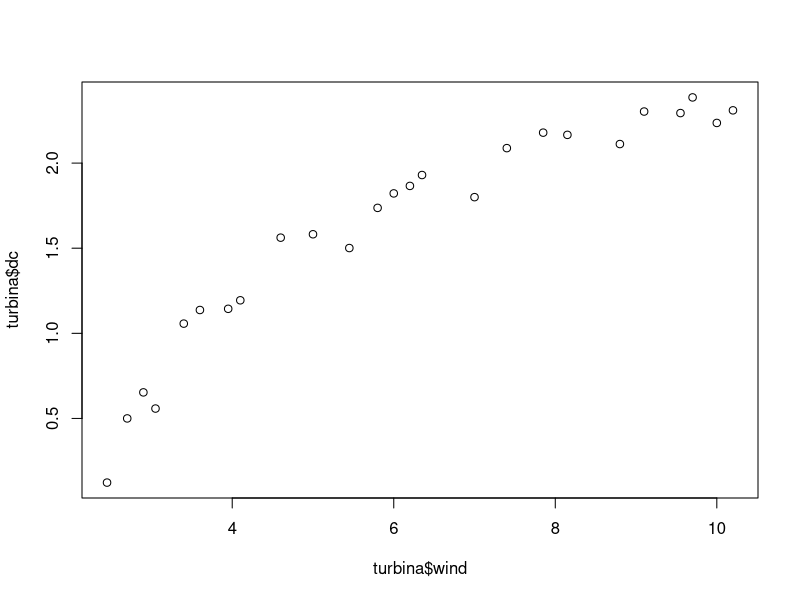
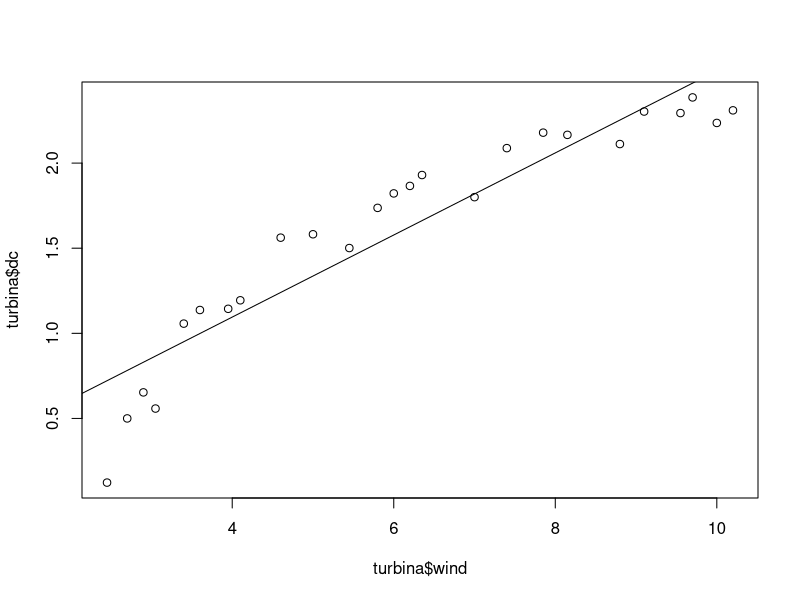
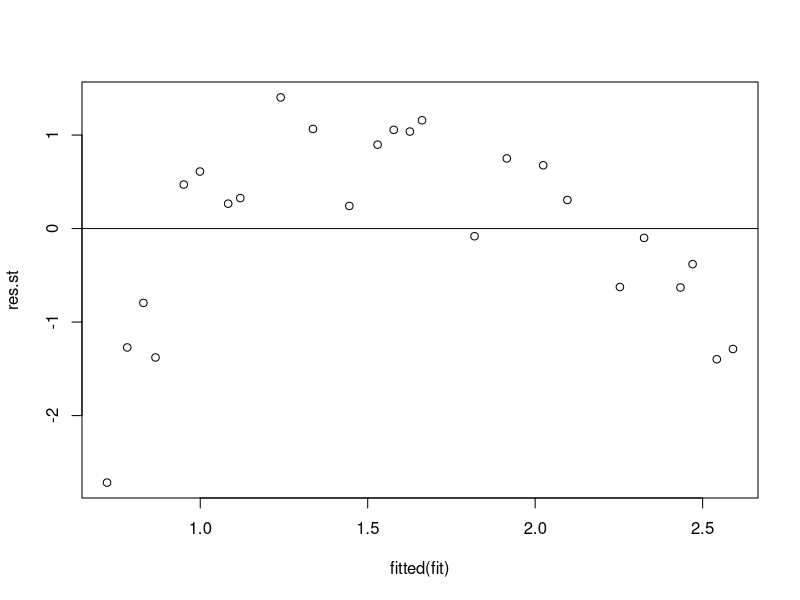
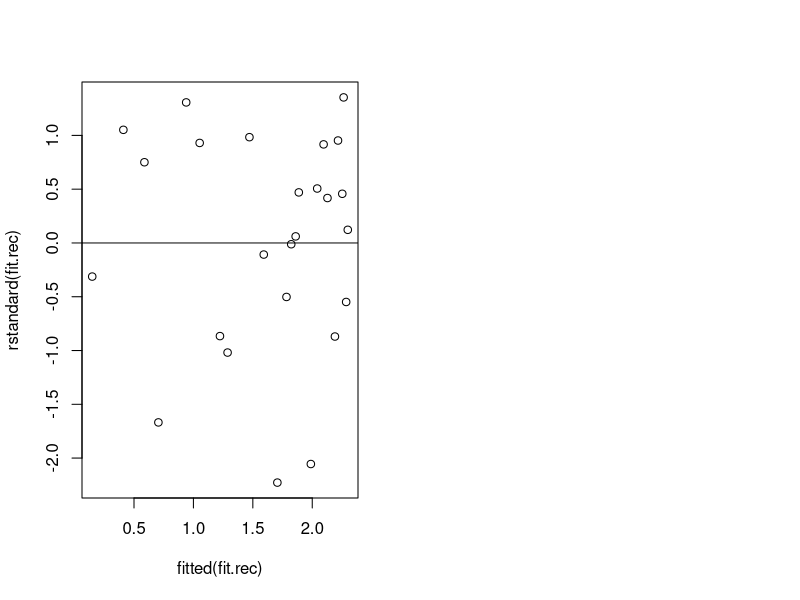

These figures' R source, in order: (Note: this script raises an error after producing the figures.)
## ---- chunk 1

turbina=read.table("windmill.dat",sep="",header=TRUE)
turbina

## ---- chunk 2
#diagramma di dispersione
plot(turbina$wind,turbina$dc)#stimiamo il modello di regressione lineare
## ---- chunk 3
fit=lm(dc ~ wind, data = turbina)
summary(fit)
## ---- chunk 4
#estraiamo singole informazioni
summary(fit)$r.squared    
summary(fit)$coefficients 
## ---- chunk 5
plot(turbina$wind, turbina$dc)
abline(summary(fit)$coefficients[1,1],
       summary(fit)$coefficients[2,1])
## ---- chunk 6
res.st=rstandard(fit)
plot(fitted(fit),res.st)
abline(h=0)

## ---- chunk 7
fit.rec=lm(dc~I(1/wind),data=turbina)

fit.rad=lm(dc~sqrt(wind),data=turbina)

fit.log=lm(dc~log(wind),data=turbina)

fit.rr=lm(dc~I(1/sqrt(wind)),data=turbina)
## ---- chunk 8
par(mfrow=c(1,2))

#modello1
plot(fitted(fit.rec),rstandard(fit.rec))
abline(h=0)

qqnorm(r.st)
qqline(r.st)

#modello2
plot(fitted(fit.rad),rstandard(fit.rad))
abline(h=0)

qqnorm(r.st)
qqline(r.st)

#modello3
plot(fitted(fit.log),rstandard(fit.log))
abline(h=0)

qqnorm(r.st)
qqline(r.st)

#modello4
plot(fitted(fit.rr),rstandard(fit.rr))
abline(h=0)

qqnorm(r.st)
qqline(r.st)

summary(fit.rr)

## ---- chunk 9
#grafico del modello stimato

par(mfrow=c(1,1))
plot(turbina$wind,turbina$dc)
curve(predict(fit.rr,newdata=data.frame(wind=x)),
      add=TRUE,col=2)
## ---- chunk 10

